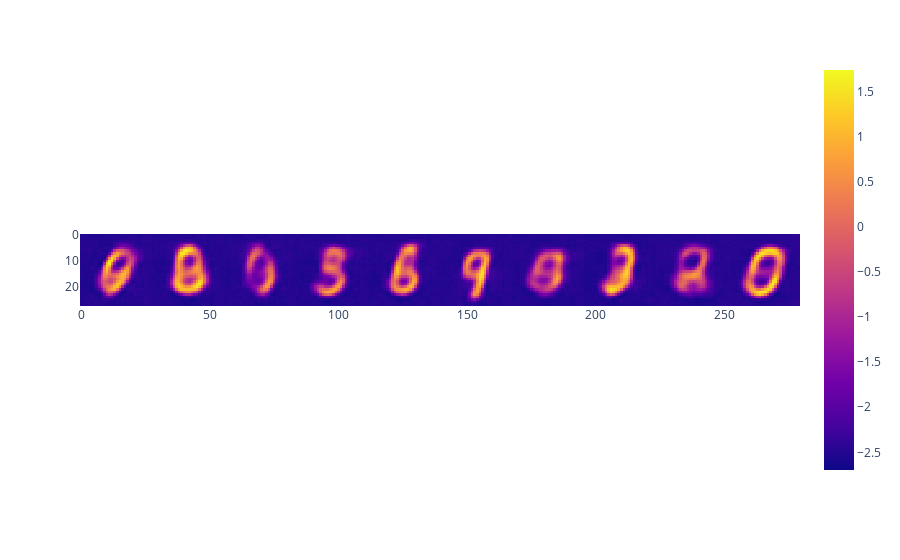

Source (notebook cell):
### Markdown cell above
## showing the eigenvectors

### Code cell
decoded_eigenvectors = autoencoder.decoder(t.tensor(vectors, dtype=t.float32, requires_grad=False))
decoded_eigenvectors = rearrange(decoded_eigenvectors, "b c h w -> h (b c w)")
px.imshow(decoded_eigenvectors.detach().cpu().numpy())

### Figure 1 — Plotly figure (JSON) as saved in the notebook; plotly's stock layout.template omitted (floating-point values rounded to 4 significant figures; data arrays with more than 128 entries replaced by an {"elided": "..."} marker saying what was removed)
{"data": [{"coloraxis": "coloraxis", "hovertemplate": "x: %{x}<br>y: %{y}<br>color: %{z}<extra></extra>", "name": "0", "type": "heatmap", "xaxis": "x", "yaxis": "y", "z": {"elided": "28x280 float values"}}], "layout": {"coloraxis": {"colorscale": [[0, "#0d0887"], [0.1111, "#46039f"], [0.2222, "#7201a8"], [0.3333, "#9c179e"], [0.4444, "#bd3786"], [0.5556, "#d8576b"], [0.6667, "#ed7953"], [0.7778, "#fb9f3a"], [0.8889, "#fdca26"], [1, "#f0f921"]]}, "margin": {"t": 60}, "xaxis": {"anchor": "y", "constrain": "domain", "domain": [0, 1], "scaleanchor": "y"}, "yaxis": {"anchor": "x", "autorange": "reversed", "constrain": "domain", "domain": [0, 1]}}}
